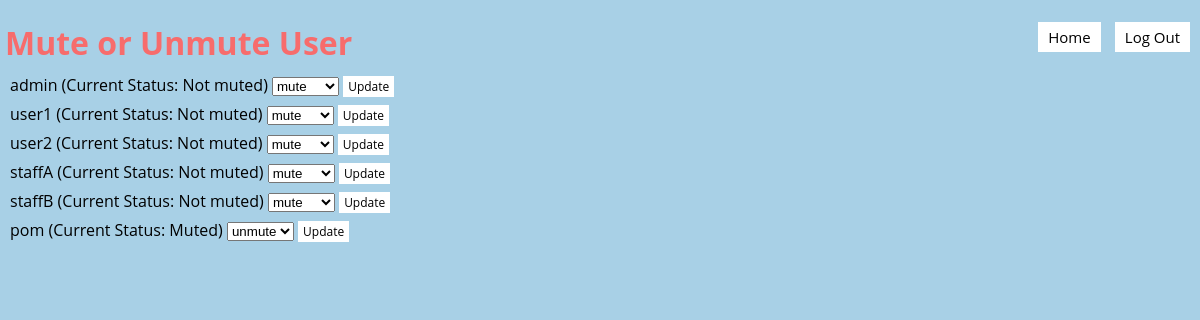
Page /mute-user (signed in) on the earlier database version.
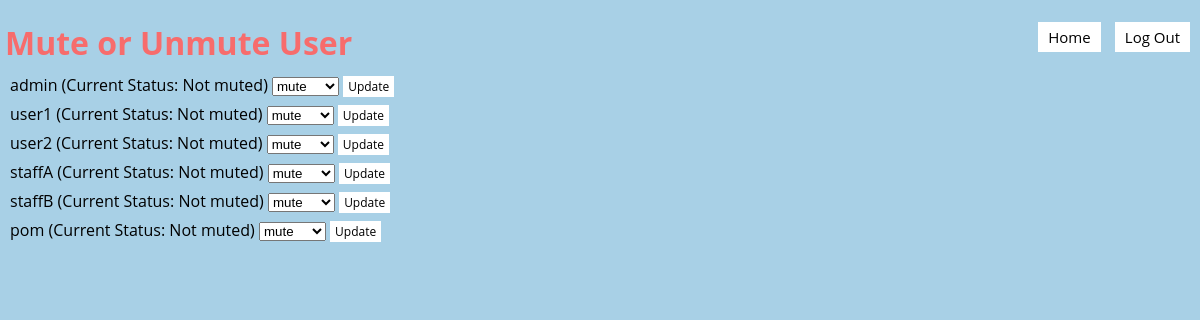
Same page on the later database version.
### models.py (models this page shows)
class Base(DeclarativeBase):
    pass

class User(Base):
    __tablename__ = "user"
    username: Mapped[str] = mapped_column(String, primary_key=True)
    password: Mapped[str] = mapped_column(String)
    salt: Mapped[str] = mapped_column(String)
    failed_attempts: Mapped[int] = mapped_column(Integer, default=0)
    lockout_until: Mapped[datetime] = mapped_column(DateTime, nullable=True)
    role: Mapped[RoleType] = mapped_column(Enum(RoleType), nullable=False)
    online: Mapped[bool] = mapped_column(Boolean, default=False)
    muted: Mapped[bool] = mapped_column(Boolean, default=False)

### app.py (the view)
@app.route('/mute-user')
def mute_user():
    username = session.get('username')
    if not username:
        flash('You must be logged in to access the admin panel.')
        return redirect(url_for('login'))
    user = db.get_user(username)
    user_role = user.role.name if hasattr(user.role, 'name') else str(user.role)
    if user is None or (user_role != 'ADMIN' and user_role != 'ACADEMIC' and  user_role != 'ADMINISTRATIVE'):
        print("can't access")
        return redirect(url_for('home'))
    users = db.get_all_users()
    return render_template('mute_user.jinja', username=username, users=users)

### app.py (called while the page is built)
def csp_policy_string(policy_dict):
    return "; ".join([f"{key} {' '.join(val) if isinstance(val, list) else val}" for key, val in policy_dict.items()])

@app.after_request
def apply_csp(response):
    policy = {
    "default-src": "'self'",
    "script-src": [
        "'self'",
        "https://cdnjs.cloudflare.com",  # Allow scripts from CDN for Crypto-JS
        "https://cdn.jsdelivr.net",
        "'unsafe-inline'"
    ],
    "style-src": "'self' 'unsafe-inline'",  # Allows inline styles;
    "img-src": "'self'",
    "connect-src": "'self'",  # Restricts the URLs which can be loaded using script interfaces
    "font-src": "'self'",  # Fonts loading
    "object-src": "'none'",  # Prevents object, embed, and applet elements from rendering
    "frame-ancestors": "'none'"  # Protects against clickjacking
}
    response.headers['Content-Security-Policy'] = csp_policy_string(policy)
    return response

### db.py (called while the page is built)
def get_user(username: str):
    with Session(engine) as session:
        return session.get(User, username)

def get_all_users():
    with Session(engine) as session:
        return session.query(User).all()

### templates/mute_user.jinja (shortened to what this page needs)
{% extends 'base.jinja' %}
{% block content %}
<div class="header">
    <h1>Mute or Unmute User</h1>
    <div class="buttons">
        <button onclick="location.href='{{ url_for('home') }}'">Home</button>
        <button onclick="confirmLogout()">Log Out</button>
    </div>
</div>
<div class="container">
    {% for user in users %}
        <form class="mute-update-form" action="{{ url_for('update_user_mute_status') }}" method="post" onsubmit="updateUserMuteStatus(event)">
            <div>
                <label>{{ user.username }} (Current Status: {{ 'Muted' if user.muted else 'Not muted' }})</label>
                <select name="new_status">
                    <option value="true" {% if user.muted == false %}selected{% endif %}>mute</option>
                    <option value="false" {% if user.muted == true %}selected{% endif %}>unmute</option>
                </select>
                <button type="submit" class="update-button">Update</button>
            </div>
        </form>
    {% endfor %}
</div>
{% endblock %}

Differences in the rows shown:
changed User "pom": muted "Muted" → "Not muted"; new_status "unmute" → "mute"
